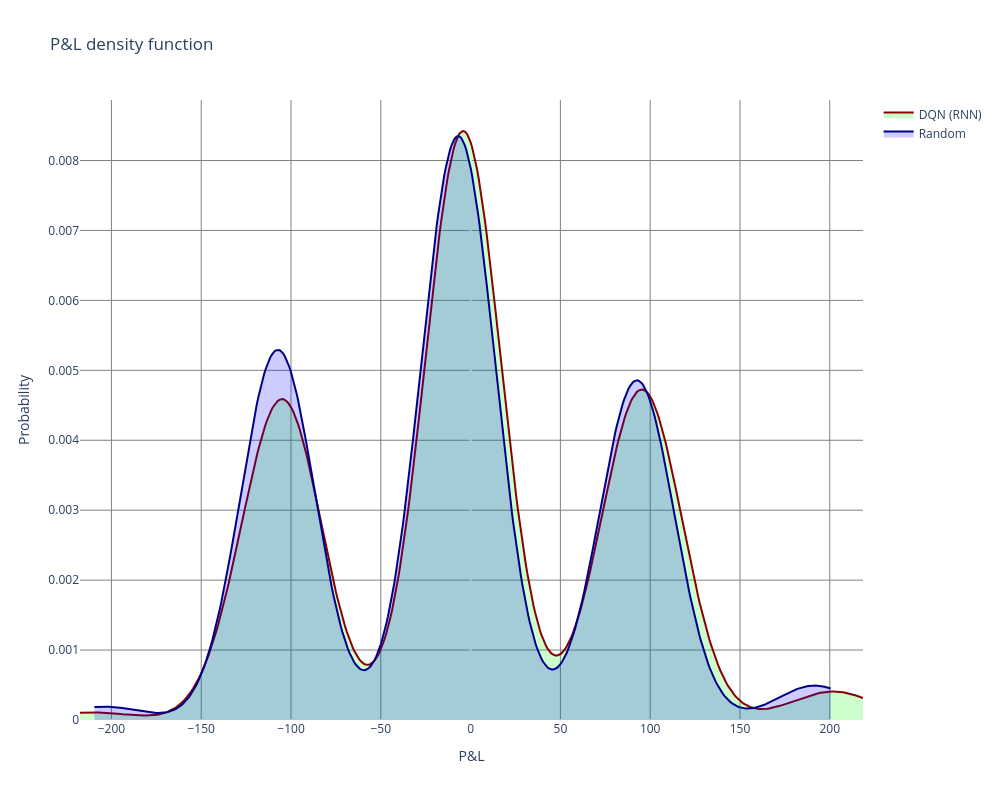

The notebook cell saved with this chart:
### Code cell
import pandas as pd
import numpy as np
import plotly.graph_objects as go
from plotly.subplots import make_subplots
import plotly.express as px
import plotly.figure_factory as ff
from scipy.stats import gaussian_kde
from tqdm import tqdm

NB_EVENT_SIM = 1000
data = []
from joblib import Parallel, delayed
from tqdm import tqdm

def run_test(i):
    return agent.test(NB_EVENT_SIM, frequency_action=FREQUENCY_ACTION, retourner=True)

# Parallélisation sur tous les cœurs disponibles (-1)
data = Parallel(n_jobs=-1)(delayed(run_test)(i) for i in tqdm(range(1000)))

print(data)
fig = go.Figure()
kde = gaussian_kde(data)
x_values = np.linspace(min(data), max(data), 500)
y_values = kde(x_values)
fig.add_trace(go.Scatter(x=x_values,y=y_values,mode='lines',fill='tozeroy',fillcolor='rgba(0,255,0,0.2)',name='DQN (RNN)',line=dict(color='darkred', width=2)))
data = []
def run_test(i):
    return agent.random_action(NB_EVENT_SIM, frequency_action = FREQUENCY_ACTION)

# Parallélisation sur tous les cœurs disponibles (-1)
data = Parallel(n_jobs=-1)(delayed(run_test)(i) for i in tqdm(range(1000)))
kde = gaussian_kde(data)
x_values = np.linspace(min(data), max(data), 500)
y_values = kde(x_values)
fig.add_trace(go.Scatter(x=x_values,y=y_values,mode='lines',fill='tozeroy',fillcolor='rgba(0,0,255,0.2)',name='Random',line=dict(color='darkblue', width=2)))

fig.update_layout(title=f"P&L density function",
                xaxis_title="P&L",
                yaxis_title="Probability",
                plot_bgcolor='white',
                paper_bgcolor='white',
                xaxis=dict(showgrid=True, gridcolor='#808080'),
                yaxis=dict(showgrid=True, gridcolor='#808080'),
                width = 1000,
                height = 800
        )
fig.show()

### Figure 1 — Plotly figure (JSON) as saved in the notebook; plotly's stock layout.template omitted (floating-point values rounded to 4 significant figures; data arrays with more than 128 entries replaced by an {"elided": "..."} marker saying what was removed)
{"data": [{"fill": "tozeroy", "fillcolor": "rgba(0,255,0,0.2)", "line": {"color": "darkred", "width": 2}, "mode": "lines", "name": "DQN (RNN)", "type": "scatter", "x": {"elided": "500 float values"}, "y": {"elided": "500 float values"}}, {"fill": "tozeroy", "fillcolor": "rgba(0,0,255,0.2)", "line": {"color": "darkblue", "width": 2}, "mode": "lines", "name": "Random", "type": "scatter", "x": {"elided": "500 float values"}, "y": {"elided": "500 float values"}}], "layout": {"height": 800, "paper_bgcolor": "white", "plot_bgcolor": "white", "title": {"text": "P&L density function"}, "width": 1000, "xaxis": {"gridcolor": "#808080", "showgrid": true, "title": {"text": "P&L"}}, "yaxis": {"gridcolor": "#808080", "showgrid": true, "title": {"text": "Probability"}}}}
